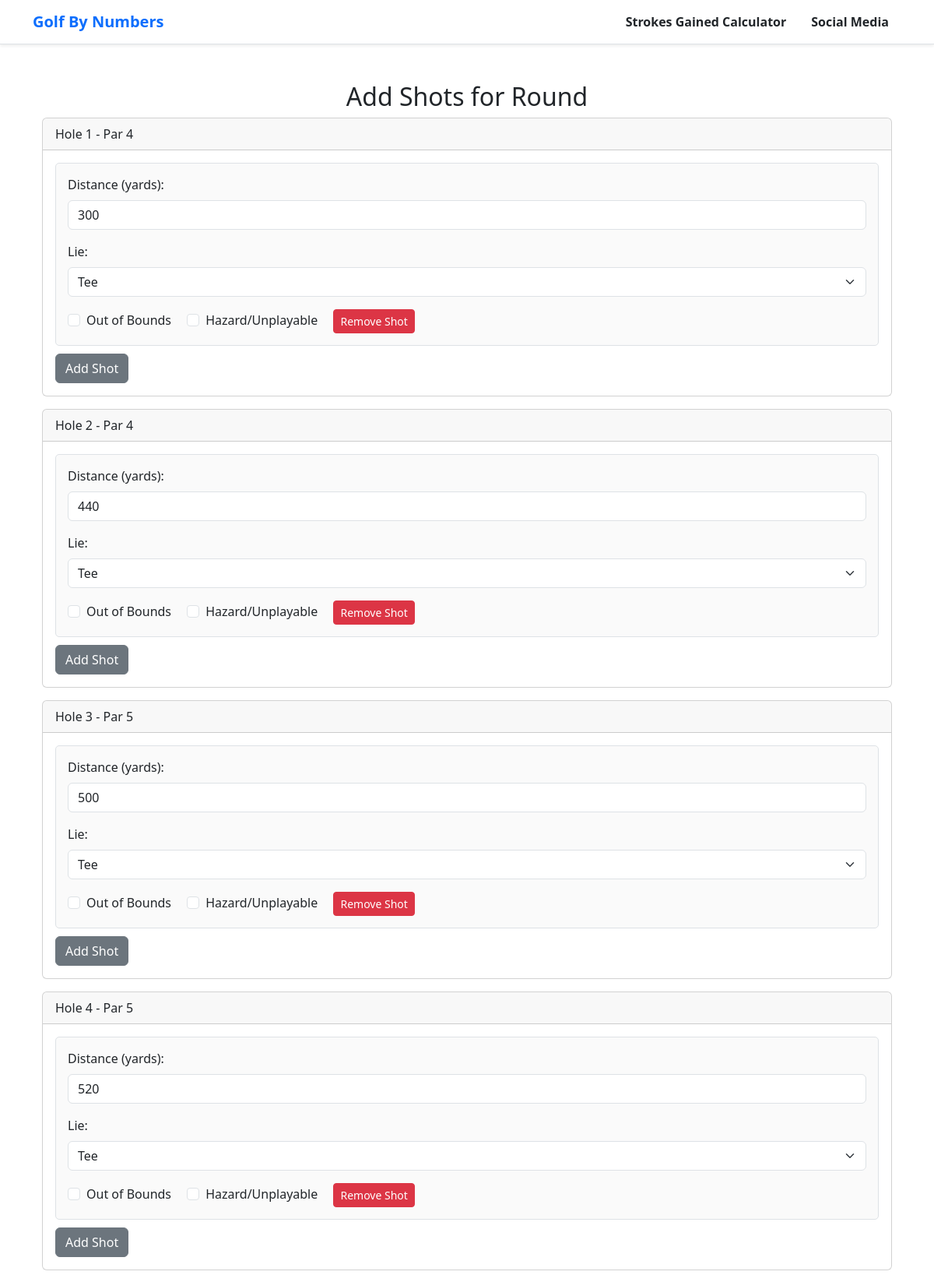
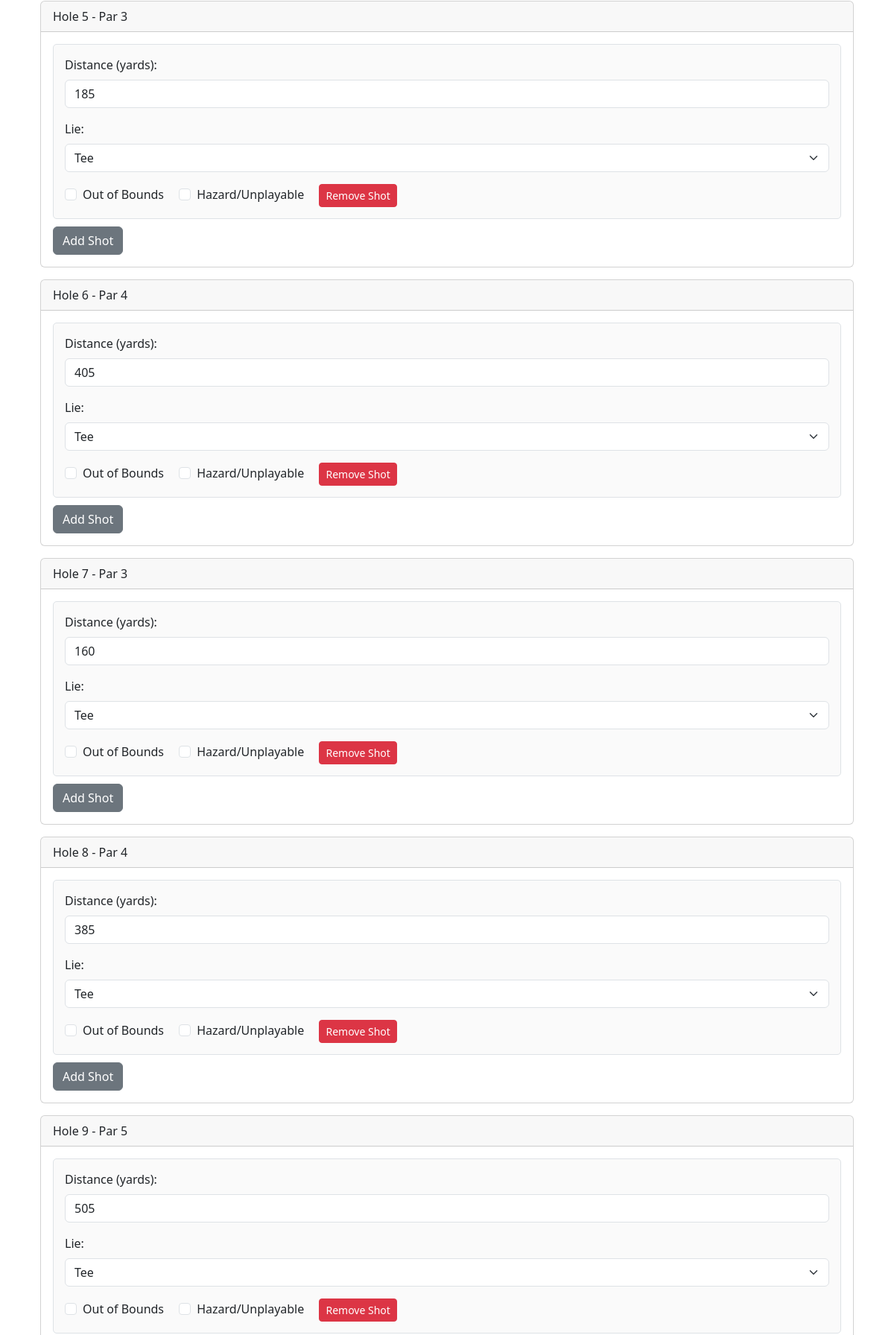
Screenshot of /add_shots/38 (signed in, upper part) with the database file from the repository (2 pictures, top to bottom).
### models/course.py (models this page shows)
class Hole(db.Model):
    __tablename__ = 'holes'
    holeID = db.Column(db.Integer, primary_key=True)
    courseID = db.Column(db.Integer, db.ForeignKey('courses.courseID'), nullable=False)
    teeID = db.Column(db.Integer, db.ForeignKey('tees.teeID'), nullable=False)
    number = db.Column(db.Integer, nullable=False)
    par = db.Column(db.Integer, nullable=False)
    distance = db.Column(db.Integer)
    course = relationship("Course", back_populates="holes")  # Add this line
    tees = relationship("Tee", back_populates="holes")
    shots = relationship("Shot", back_populates="holes")
    hole_stats = relationship("HoleStats", back_populates="hole")

### app.py (the view, shortened to what this page needs)
@app.route('/add_shots/<int:roundID>', methods=['GET', 'POST'])
@login_required
def add_shots(roundID):
    round_data = Round.query.get_or_404(roundID)
    course = Course.query.get_or_404(round_data.course_id)
    tee_id = round_data.tee_id
    holes = Hole.query.filter_by(courseID=course.courseID, teeID=tee_id).order_by(Hole.number).all()
    return render_template('add_shots.html', round_data=round_data, course=course, tee_id=tee_id, holes=holes)

### app.py (called while the page is built)
@login_manager.user_loader
def load_user(userID):
    return User.query.get(int(userID))

### templates/add_shots.html (shortened to what this page needs)
{% extends "base.html" %}
{% block content %}
<div class="container mt-4">
    <h2 class="text-center">Add Shots for Round</h2>
    <form method="POST" id="add-shots-form">
        {% for hole in holes %}
        <div class="card mb-3">
            <div class="card-header">
                Hole {{ hole.number }} - Par {{ hole.par }}
            </div>
            <div class="card-body">
                <div id="hole_{{ hole.number }}_shots" class="shots-container">
                    <div class="shot-card" id="hole_{{ hole.number }}_shot_1">
                        <div class="mb-3">
                            <label for="hole_{{ hole.number }}_shot_1_distance" class="form-label">Distance (yards):</label>
                            <input
                                type="number"
                                class="form-control"
                                name="hole_{{ hole.number }}_shot_1_distance"
                                id="hole_{{ hole.number }}_shot_1_distance"
                                value="{{ hole.distance }}"
                                required
                            >
                        </div>
                        <div class="mb-3">
                            <label for="hole_{{ hole.number }}_shot_1_lie" class="form-label">Lie:</label>
                            <select
                                class="form-select"
                                name="hole_{{ hole.number }}_shot_1_lie"
                                id="hole_{{ hole.number }}_shot_1_lie"
                                required
                                onchange="updateMissDirection({{ hole.number }}, 1, {{ hole.par }})"
                            >
                                <option value="Tee" selected>Tee</option>
                            </select>
                        </div>
                        <div class="form-check form-check-inline">
                            <input
                                type="checkbox"
                                class="form-check-input"
                                name="hole_{{ hole.number }}_shot_1_out_of_bounds"
                                id="hole_{{ hole.number }}_shot_1_out_of_bounds"
                                value="1"
                                onchange="addDummyShot({{ hole.number }}, 1, 'OOB')"
                            >
                            <label for="hole_{{ hole.number }}_shot_1_out_of_bounds" class="form-check-label">Out of Bounds</label>
                        </div>
                        <div class="form-check form-check-inline">
                            <input
                                type="checkbox"
                                class="form-check-input"
                                name="hole_{{ hole.number }}_shot_1_hazard"
                                id="hole_{{ hole.number }}_shot_1_hazard"
                                value="1"
                                onchange="addDummyShot({{ hole.number }}, 1, 'hazard')"
                            >
                            <label for="hole_{{ hole.number }}_shot_1_hazard" class="form-check-label">Hazard/Unplayable</label>
                        </div>
                        <button
                            type="button"
                            class="btn btn-danger btn-sm"
                            onclick="removeShot({{ hole.number }}, 1)"
                        >
                            Remove Shot
                        </button>
                    </div>
                </div>
                <button
                    type="button"
                    class="btn btn-secondary"
                    onclick="addShot({{ hole.number }}, {{ hole.par }})"
                >
                    Add Shot
                </button>
            </div>
        </div>
        {% endfor %}
    </form>
</div>
{% endblock %}

### templates/add_shots.html (style rules this page uses)
.shot-card { border: 1px solid #dee2e6; padding: 15px; margin-bottom: 10px; border-radius: 5px; background-color: #fafafa; }

### rows the page displays
Hole: number "1", par "4", distance "300", number+par "Tee"
Hole: number "2", par "4", distance "440", number+par "Tee"
Hole: number "3", par "5", distance "500", number+par "Tee"
Hole: number "4", par "5", distance "520", number+par "Tee"
Hole: number "5", par "3", distance "185", number+par "Tee"
Hole: number "6", par "4", distance "405", number+par "Tee"
Hole: number "7", par "3", distance "160", number+par "Tee"
Hole: number "8", par "4", distance "385", number+par "Tee"
Hole: number "9", par "5", distance "505", number+par "Tee"
